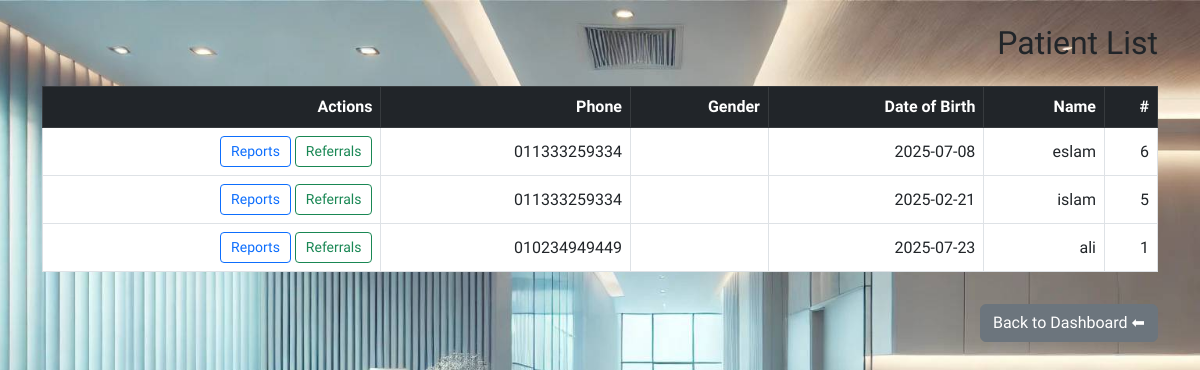
/patients.php, run on the app's committed database.
### tables this page shows
CREATE TABLE `patients` (
  `id` int(11) NOT NULL,
  `name` varchar(255) DEFAULT NULL,
  `dob` date DEFAULT NULL,
  `phone` varchar(20) DEFAULT NULL,
  `address` varchar(255) DEFAULT NULL,
  `created_at` datetime DEFAULT current_timestamp(),
  `gender` varchar(10) DEFAULT NULL
);

### patients.php (the view, shortened to what this page needs)
<?php
include 'config/db.php';
$result = $conn->query("SELECT * FROM patients ORDER BY created_at DESC");
?>
<!DOCTYPE html>
<html lang="en">
<head>
  <link rel="stylesheet" href="https://cdn.jsdelivr.net/npm/bootstrap@5.3.0/dist/css/bootstrap.min.css">
  <link rel="stylesheet" href="assets/css/style.css">
</head>
<body class="p-4">
  <div class="container">
    <h2 class="mb-4">Patient List</h2>
    <table class="table table-bordered table-hover bg-white">
      <thead class="table-dark">
        <tr>
          <th>#</th>
          <th>Name</th>
          <th>Date of Birth</th>
          <th>Gender</th>
          <th>Phone</th>
          <th>Actions</th>
        </tr>
      </thead>
      <tbody>
        <?php while($row = $result->fetch_assoc()): ?>
          <tr>
            <td><?= $row['id'] ?></td>
            <td><?= htmlspecialchars($row['name']) ?></td>
            <td><?= $row['dob'] ?></td>
            <td><?= $row['gender'] ?></td>
            <td><?= $row['phone'] ?></td>
            <td>
              <a href="referrals.php?patient_id=<?= $row['id'] ?>" class="btn btn-sm btn-outline-success">Referrals</a>
              <a href="reports.php?patient_id=<?= $row['id'] ?>" class="btn btn-sm btn-outline-primary">Reports</a>
            </td>
          </tr>
        <?php endwhile; ?>
      </tbody>
    </table>
    <a href="dashboard.php" class="btn btn-secondary mt-3">⬅ Back to Dashboard</a>
  </div>
</body>
</html>

### assets/css/style.css (style rules this page uses)
body { margin: 0; font-family: 'Cairo', sans-serif; background-image: url('../images/clinic.jpg'); background-size: cover; background-position: center; background-repeat: no-repeat; min-height: 100vh; direction: rtl; }

### patients.php (style rules this page uses)
body { font-family: 'Cairo', sans-serif; background: #f9f9f9; }
.table th, .table td { vertical-align: middle; }
.btn-sm { padding: 4px 10px; }

### data on the page
patients: id "6", name "eslam", dob "2025-07-08", phone "011333259334"
patients: id "5", name "islam", dob "2025-02-21", phone "011333259334"
patients: id "1", name "ali", dob "2025-07-23", phone "010234949449"
